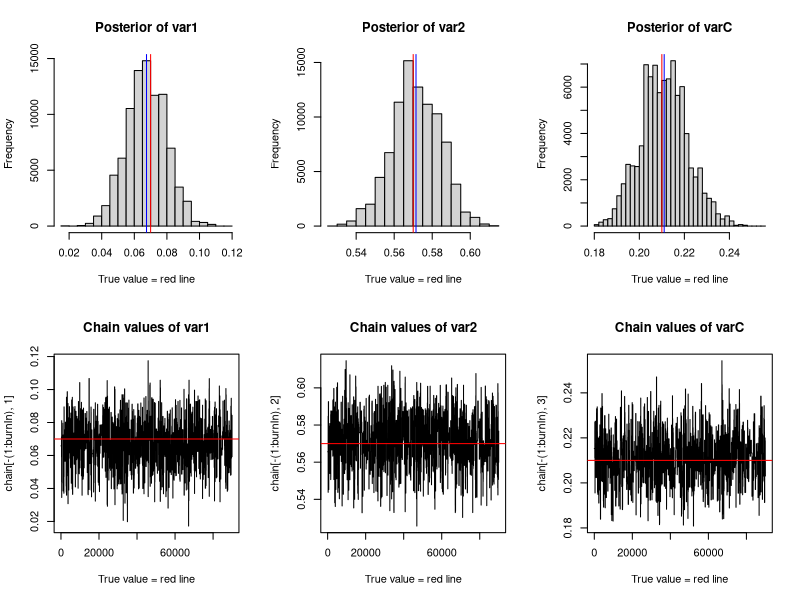

R code for this plot:
#model 1
x1 <- c(0,0,1,1); x2 <- c(0,1,0,1); success <- c(234,811,278,922); size <- c(1120,1032,987,1087)
trueVar1 <- 0.07
trueVar2 <- 0.57
trueVarC <- 0.21

likelihood <- function(param){
  var1 = param[1]
  var2 = param[2]
  varC = param[3]
  
  pred <- (var1 * x1) + (var2 * x2) + varC
  pred <- ifelse(pred>1, 1, pred)
  singlelikelihoods = dbinom(x = success, size = size, prob = pred, log = TRUE)
  sumll = sum(singlelikelihoods)
  return(sumll)
}

# Prior distribution
prior <- function(param){
  var1 = param[1]
  var2 = param[2]
  varC = param[3]
  var1prior = dunif(var1, min=0, max=1, log = T)
  var2prior = dunif(var2, min=0, max=1, log = T)
  varCprior = dunif(varC, min=0, max=1, log = T)
  return(var1prior+var2prior+varCprior)
}

#define posterior function
posterior <- function(param){
  return (likelihood(param) + prior(param))
}

#define proposal function
proposalfunction <- function(param){
  # return(rnorm(3,mean = param, sd= c(0.1,0.1,0.1)))
  res <- rnorm(3,mean = param, sd= c(0.1,0.1,0.02))
  var1_min <- 0; var1_max <- 1
  var2_min <- 0; var2_max <- 1
  varC_min <- 0; varC_max <- 0.4
  while ((res[1]<var1_min) | (res[1]>var1_max) | (res[2]<var2_min) | (res[2]>var2_max) | (res[3]<varC_min) | (res[3]>varC_max)) {
    res <- rnorm(3,mean = param, sd= c(0.1,0.1,0.02))
  }
  return(res)
}

#run MCMC algorithm function
run_metropolis_MCMC <- function(startvalue, iterations){
  chain = array(dim = c(iterations+1,3))
  chain[1,] = startvalue
  for (i in 1:iterations){
    proposal = proposalfunction(chain[i,])
    probab = exp(posterior(proposal) - posterior(chain[i,]))
    if (runif(1) < probab){
      chain[i+1,] = proposal
    }else{
      chain[i+1,] = chain[i,]
    }
  }
  return(chain)
}

#run MCMC algorithm
startvalue = c(0.4,0.4,0.1)
chain = run_metropolis_MCMC(startvalue, 100000)

burnIn = 10000
acceptance = 1-mean(duplicated(chain[-(1:burnIn),]))

### Summary: #######################

par(mfrow = c(2,3))
hist(chain[-(1:burnIn),1],nclass=30, , main="Posterior of var1", xlab="True value = red line" )
abline(v = mean(chain[-(1:burnIn),1]),col="blue")
abline(v = trueVar1, col="red" )
hist(chain[-(1:burnIn),2],nclass=30, main="Posterior of var2", xlab="True value = red line")
abline(v = mean(chain[-(1:burnIn),2]),col="blue")
abline(v = trueVar2, col="red" )
hist(chain[-(1:burnIn),3],nclass=30, main="Posterior of varC", xlab="True value = red line")
abline(v = mean(chain[-(1:burnIn),3]),col="blue")
abline(v = trueVarC, col="red" )
plot(chain[-(1:burnIn),1], type = "l", xlab="True value = red line" , main = "Chain values of var1", )
abline(h = trueVar1, col="red" )
plot(chain[-(1:burnIn),2], type = "l", xlab="True value = red line" , main = "Chain values of var2", )
abline(h = trueVar2, col="red" )
plot(chain[-(1:burnIn),3], type = "l", xlab="True value = red line" , main = "Chain values of varC", )
abline(h = trueVarC, col="red" )
par(mfrow = c(1,1))

# for comparison:
y <- success / size
fit <- summary(glm(y~x1+x2, family = "binomial", weights = size))
print(fit)
